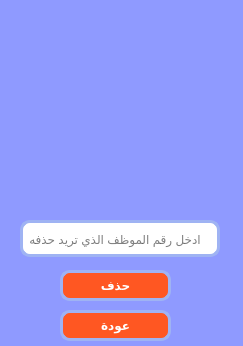
<?xml version="1.0" encoding="UTF-8"?>
<ui version="4.0">
 <class>Form</class>
 <widget class="QWidget" name="Form">
  <property name="geometry">
   <rect>
    <x>0</x>
    <y>0</y>
    <width>243</width>
    <height>346</height>
   </rect>
  </property>
  <property name="windowTitle">
   <string>حذف موظف</string>
  </property>
  <property name="windowIcon">
   <iconset>
    <normaloff>Icon/deteteButton.jpg</normaloff>Icon/deteteButton.jpg</iconset>
  </property>
  <property name="styleSheet">
   <string notr="true">background-color: rgb(143, 154, 255);</string>
  </property>
  <widget class="QLabel" name="label">
   <property name="geometry">
    <rect>
     <x>0</x>
     <y>0</y>
     <width>241</width>
     <height>211</height>
    </rect>
   </property>
   <property name="text">
    <string/>
   </property>
   <property name="pixmap">
    <pixmap>photo/employee.png</pixmap>
   </property>
   <property name="scaledContents">
    <bool>true</bool>
   </property>
  </widget>
  <widget class="QLineEdit" name="Input_id_Employee">
   <property name="geometry">
    <rect>
     <x>20</x>
     <y>220</y>
     <width>200</width>
     <height>37</height>
    </rect>
   </property>
   <property name="styleSheet">
    <string notr="true">color: rgb(0, 0, 0);
background-color: rgb(255, 255, 255);
border-radius: 10px;
border: 3px solid rgb(159, 179, 243);
padding-right: 10px;

</string>
   </property>
   <property name="alignment">
    <set>Qt::AlignCenter</set>
   </property>
   <property name="placeholderText">
    <string>ادخل رقم الموظف الذي تريد حذفه</string>
   </property>
  </widget>
  <widget class="QPushButton" name="pushButton_delete">
   <property name="geometry">
    <rect>
     <x>60</x>
     <y>270</y>
     <width>111</width>
     <height>31</height>
    </rect>
   </property>
   <property name="font">
    <font>
     <weight>75</weight>
     <italic>false</italic>
     <bold>true</bold>
    </font>
   </property>
   <property name="styleSheet">
    <string notr="true">QPushButton{
background-color: rgb(255, 87, 34);
color:rgb(255, 255, 255);
padding: 3px 1px;  
border-radius: 10px;
border: 3px solid rgb(159, 179, 243);
}


QPushButton:hover{
   border-color: rgb(200, 150, 120); 
background-color: rgb(40, 167, 69);
}


</string>
   </property>
   <property name="text">
    <string>حذف</string>
   </property>
  </widget>
  <widget class="QPushButton" name="pushButton_back">
   <property name="geometry">
    <rect>
     <x>60</x>
     <y>310</y>
     <width>111</width>
     <height>31</height>
    </rect>
   </property>
   <property name="font">
    <font>
     <weight>75</weight>
     <italic>false</italic>
     <bold>true</bold>
    </font>
   </property>
   <property name="styleSheet">
    <string notr="true">QPushButton{
background-color: rgb(255, 87, 34);
color:rgb(255, 255, 255);
padding: 3px 1px;  
border-radius: 10px;
border: 3px solid rgb(159, 179, 243);
}


QPushButton:hover{
   border-color: rgb(200, 150, 120); 
background-color: rgb(40, 167, 69);
}


</string>
   </property>
   <property name="text">
    <string>عودة</string>
   </property>
  </widget>
 </widget>
 <resources/>
 <connections/>
</ui>
